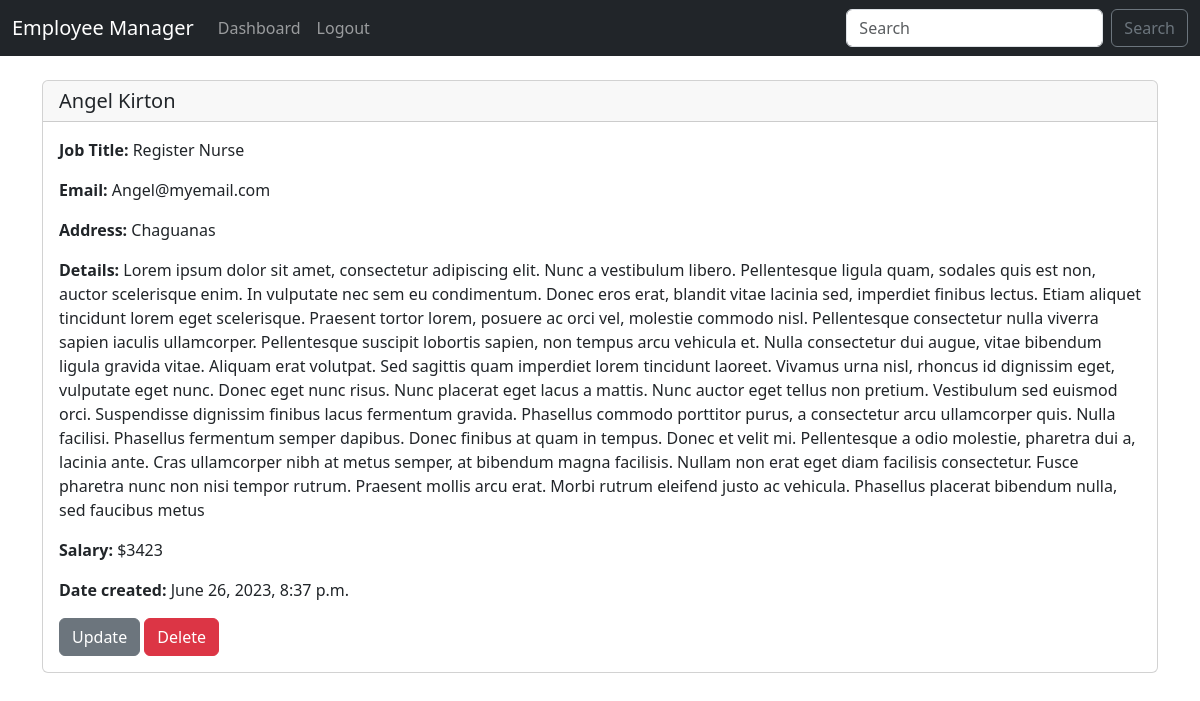
The page /record/2 (signed in) on the database its author committed.
### core/models.py (models this page shows)
class Employee(models.Model):
    user = models.ForeignKey(User, on_delete=models.CASCADE)
    first_name = models.CharField(max_length=100)
    last_name = models.CharField(max_length=100)
    job_title = models.CharField(max_length=100, default="")
    email_address = models.EmailField(max_length=100)
    address = models.CharField(max_length=200)
    details = models.TextField(default="")
    salary = models.IntegerField()
    date_created = models.DateTimeField(auto_now_add=True)
    def __str__(self):
        return f"{self.first_name} {self.last_name}"

### core/views.py (the view)
# urls.py: path("record/<int:pk>", views.record_view, name="record"),
def record_view(request, pk):
    if request.user.is_authenticated:
        current_user = request.user
        record = Employee.objects.get(user=current_user, id=pk)
        return render(request, 'record.html', {'record':record})
    else:
        messages.info(request, "You must be logged in to view this page")
        return redirect('index')

### templates/record.html
{% extends 'base.html' %}
{% block content %}
{% if record %}
    <div class="card">
        <h5 class="card-header">{{record}}</h5>
        <div class="card-body">
        <p class="card-text"><strong>Job Title:</strong> {{record.job_title}}</p>
        <p class="card-text"><strong>Email:</strong> {{record.email_address}}</p>
        <p class="card-text"><strong>Address:</strong> {{record.address}}</p>
        <p class="card-text"><strong>Details:</strong> {{record.details}}</p>
        <p class="card-text"><strong>Salary:</strong> ${{record.salary}}</p>
        <p class="card-text"><strong>Date created:</strong> {{record.date_created}}</p>
        <a href="{% url 'update_employee' record.id %}" class="btn btn-secondary">Update</a>
        <a href="{% url 'delete_employee' record.id %}" class="btn btn-danger">Delete</a>
        </div>
    </div>
{% endif %}
{% endblock %}

### rows shown on the page
Employee: first_name+last_name "Angel Kirton", job_title "Register Nurse", email_address "Angel@myemail.com", address "Chaguanas", details "Lorem ipsum dolor sit amet, consectetur adipiscing elit. Nunc a vestibulum libero. Pellentesque ligula quam, sodales quis est non, auctor scelerisque enim. In vulputate nec sem eu condimentum. Donec eros erat, blandit vitae lacinia sed, imperdiet finibus lectus. Etiam aliquet tincidunt lorem eget scelerisque. Praesent tortor lorem, posuere ac orci vel, molestie commodo nisl. Pellentesque consectetur nulla viverra sapien iaculis ullamcorper. Pellentesque suscipit lobortis sapien, non tempus arcu vehicula et. Nulla consectetur dui augue, vitae bibendum ligula gravida vitae. Aliquam erat volutpat. Sed sagittis quam imperdiet lorem tincidunt laoreet. Vivamus urna nisl, rhoncus id dignissim…", salary "3423", date_created "June 26, 2023, 8:37 p.m."
